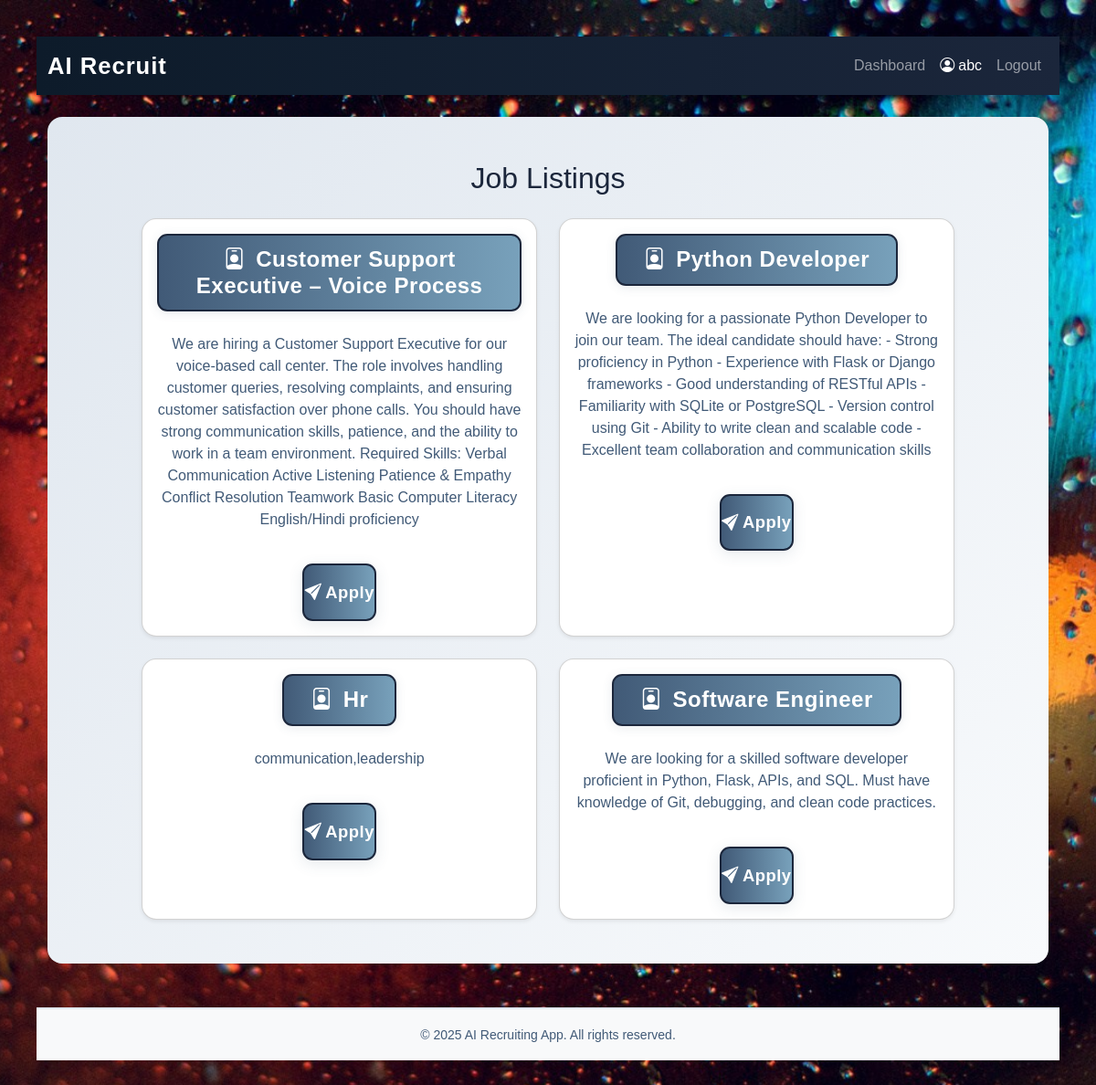
The app's page /dashboard (signed in) with its own data.
### tables this page shows
CREATE TABLE jobs (
            id INTEGER PRIMARY KEY, title TEXT, description TEXT);

### app.py (the view, shortened to what this page needs)
@app.route('/dashboard')
def dashboard():
    if 'user_id' not in session:
        return redirect(url_for('login'))
    role = session['role']
    if role == 'candidate':
        with sqlite3.connect("database.db") as conn:
            cur = conn.cursor()
            cur.execute("SELECT id, title, description FROM jobs ORDER BY id DESC")
            jobs = cur.fetchall()
            return render_template('jobs.html', jobs=jobs, body_class='jobs-list-bg')
    return "Unauthorized Access"

### templates/jobs.html
{% extends "base.html" %}
{% block content %}
<div class="container py-5" style="background: linear-gradient(135deg, #e0e7ef 0%, #f8fafc 100%); border-radius: 1rem;">
    <div class="row justify-content-center">
        <div class="col-lg-10">
            <h2 class="mb-4 text-center" style="color: #1b263b;">Job Listings</h2>
            <div class="row g-4">
                {% for job in jobs %}
                <div class="col-md-6">
                    <div class="card shadow-sm h-100" style="border-radius: 1rem;">
                        <div class="card-body">
                            <h5 class="card-title text-center" style="margin-bottom: 1.5rem;">
                                <span style="
                                    display: inline-block;
                                    background: linear-gradient(90deg, #415a77 0%, #78a1bb 100%);
                                    color: #fff;
                                    border-radius: 0.7rem;
                                    padding: 0.5em 1.2em;
                                    font-size: 1.2em;
                                    font-weight: 700;
                                    letter-spacing: 0.5px;
                                    box-shadow: 0 2px 12px rgba(65,90,119,0.12);
                                    border: 2px solid #1b263b;">
                                    <i class="bi bi-person-badge me-1" style="color:#fff;"></i>
                                    {{ job[1]|title }}
                                </span>
                            </h5>
                            <p class="card-text" style="color: #415a77;">{{ job[2] }}</p>
                            <form method="POST" action="{{ url_for('apply_job', job_id=job[0]) }}">
                                <button type="submit"
                                    class="w-100"
                                    style="
                                        border-radius: 0.7rem;
                                        font-weight: 700;
                                        background: linear-gradient(90deg, #415a77 0%, #78a1bb 100%);
                                        color: #fff;
                                        border: 2px solid #1b263b;
                                        box-shadow: 0 4px 16px rgba(65,90,119,0.13);
                                        letter-spacing: 0.5px;
                                        padding: 0.85em 0;
                                        font-size: 1.15em;
                                        transition: transform 0.1s, box-shadow 0.1s;"
                                    onmouseover="this.style.transform='scale(1.03)';this.style.boxShadow='0 8px 24px rgba(65,90,119,0.18)';"
                                    onmouseout="this.style.transform='scale(1)';this.style.boxShadow='0 4px 16px rgba(65,90,119,0.13)';"
                                >
                                    <i class="bi bi-send-fill me-1"></i>Apply
                                </button>
                            </form>
                        </div>
                    </div>
                </div>
                {% endfor %}
            </div>
        </div>
    </div>
</div>
{% endblock %}

### static/style.css (style rules this page uses)
body { font-family: Arial, sans-serif; text-align: center; background-color: #f8f9fa; padding: 40px; }
h1, h2 { color: #333; }
form { display: inline-block; text-align: left; margin-top: 20px; }
.jobs-list-bg { min-height: 100vh; background: url('../static/jobs-list-bg.jpg') no-repeat center center fixed; background-size: cover; }

### records on screen
jobs: title "Customer Support Executive – Voice Process", description "We are hiring a Customer Support Executive for our voice-based call center. The role involves handling customer queries, resolving complaints, and ensuring customer satisfaction over phone calls. You should have strong communication skills, patience, and the ability to work in a team environment. Required Skills: Verbal Communication Active Listening Patience & Empathy Conflict Resolution Teamwork Basic Computer Literacy English/Hindi proficiency"
jobs: title "Python Developer", description "We are looking for a passionate Python Developer to join our team. The ideal candidate should have: - Strong proficiency in Python - Experience with Flask or Django frameworks - Good understanding of RESTful APIs - Familiarity with SQLite or PostgreSQL - Version control using Git - Ability to write clean and scalable code - Excellent team collaboration and communication skills"
jobs: title "Hr", description "communication,leadership"
jobs: title "Software Engineer", description "We are looking for a skilled software developer proficient in Python, Flask, APIs, and SQL. Must have knowledge of Git, debugging, and clean code practices."

### other values on screen
{{ session.get('name') }} "abc"
